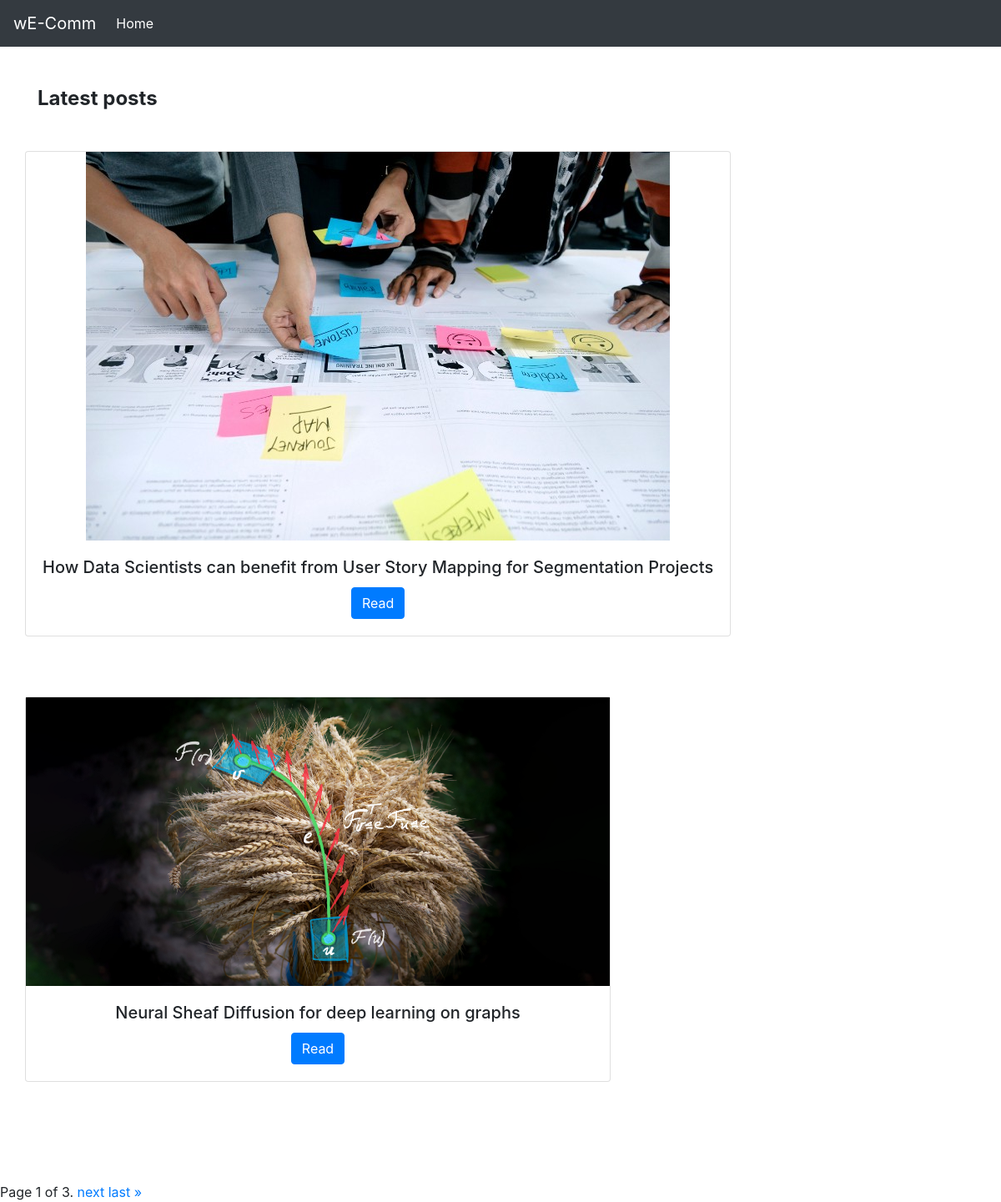
Screenshot of /blog/ with the database file from the repository.
### blog/models.py (models this page shows, shortened)
class BlogContent(models.Model):
    title = models.CharField(max_length=100, default = "")
    timestamp = models.DateField(auto_now_add=True)
    head1 = models.CharField(max_length=100, default="")
    body1 = models.CharField(max_length=500, default="")
    head2 = models.CharField(max_length=100, default="")
    body2 = models.CharField(max_length=500, default="")
    head3 = models.CharField(max_length=100, default="")
    body3 = models.CharField(max_length=500, default="")
    image = models.ImageField(upload_to="blog/images", default="")

### blog/views.py (the view)
# urls.py: path('', views.index),
def index(request):
    blogs = BlogContent.objects.all()
    paginator = Paginator(blogs, 2) # Show 25 contacts per page.
    page_number = request.GET.get('page')
    page_obj = paginator.get_page(page_number)
    context = {
        'page_obj' : page_obj
    }
    return render(request,'blog/index.html', context)

### blog/templates/blog/index.html (shortened to what this page needs)
{%extends 'blog/basic.html'%}
{% block body %}
<main class="my-5">
    <div class="container">
        <h4 class="mb-5"><strong>Latest posts</strong></h4>
        {%for i in page_obj%}
        <section class="text-center">
            <div class="row">
                <div class="card">
                    <div class="bg-image hover-overlay ripple" data-mdb-ripple-color="light">
                        <img src='/media/{{i.image}}' class="img-fluid" />
                    </div>
                    <div class="card-body">
                        <h5 class="card-title">{{i.title}}</h5>
                        <a href="/blog/blogView/{{i.id}}" class="btn btn-primary">Read</a>
                    </div>
                </div>
            </div>
            <br>
            <br>
            <br>
        </section>
        {% endfor %}
    </div>
</main>
<section class="text-center">
    <div class="pagination">
        <span class="step-links">
            <span class="current">
                Page {{ page_obj.number }} of {{ page_obj.paginator.num_pages }}.
            </span>
            {% if page_obj.has_next %}
            <a href="?page={{ page_obj.next_page_number }}">next</a>
            <a href="?page={{ page_obj.paginator.num_pages }}">last &raquo;</a>
            {% endif %}
        </span>
    </div>
</section>
{% endblock %}

### blog/templates/blog/basic.html (shortened to what this page needs)
<!doctype html>
<html lang="en">
<head>
    <link rel="stylesheet" href="https://stackpath.bootstrapcdn.com/bootstrap/4.2.1/css/bootstrap.min.css"
>
</head>
<body>
<nav class="navbar navbar-expand-lg navbar-dark bg-dark">
    <a class="navbar-brand" href="/">wE-Comm</a>
    <div class="collapse navbar-collapse" id="navbarSupportedContent">
        <ul class="navbar-nav mr-auto">
            <li class="nav-item active">
                <a class="nav-link" href="/blog">Home <span class="sr-only">(current)</span></a>
            </li>
        </ul>
    </div>
</nav>
{% block body %} {%endblock%}
</body>
</html>

### rows the page displays
BlogContent: image (picture), title "How Data Scientists can benefit from User Story Mapping for Segmentation Projects"
BlogContent: image (picture), title "Neural Sheaf Diffusion for deep learning on graphs"

### other values shown
{{ page_obj.number }} "1"
{{ page_obj.paginator.num_pages }} "3"
